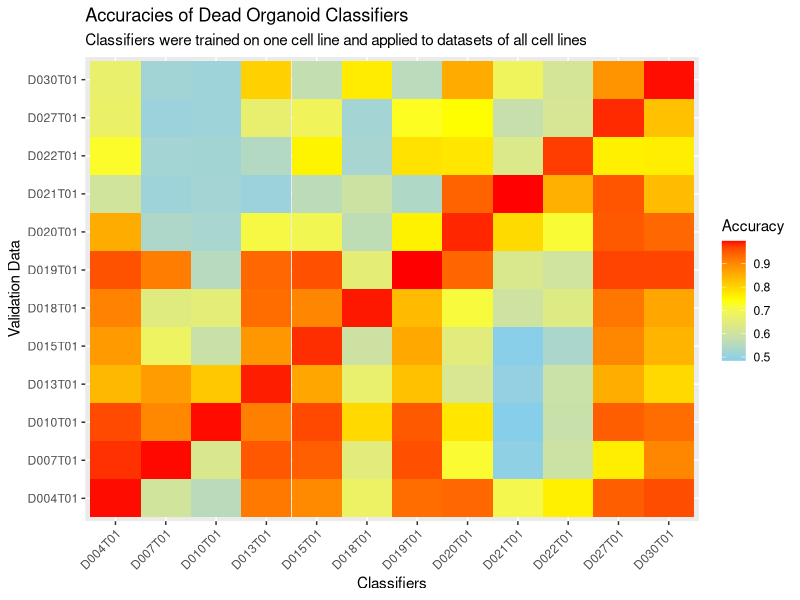
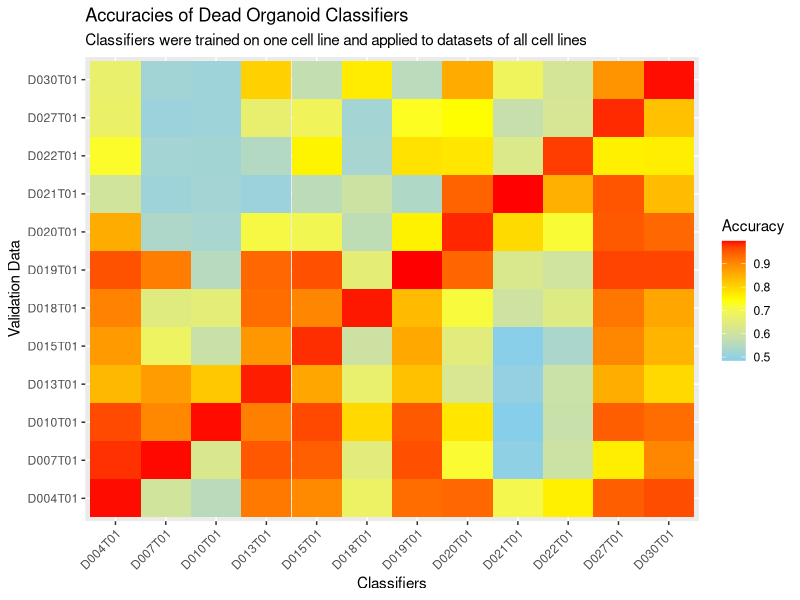

The R source for these figures, in order:
library(ggplot2)
library(reshape2)

dat = read.csv(
  "diagnostic_matrix.csv", header = TRUE, comment.char = "#", 
  row.names = "CLASSIFIER_DATA")
# rownames(dat) = paste0(rownames(dat), "_clf")
# colnames(dat) = paste0(colnames(dat), "_data")

dat = as.data.frame(as.table(as.matrix(dat)))
colnames(dat) = c("Classifiers", "Val.Data", "Accuracy")

p = ggplot(data = dat) + geom_tile(aes(x = Classifiers, y = Val.Data, fill = Accuracy)) + 
  scale_fill_gradientn(colors=c("skyblue","yellow","red")) + 
  xlab("Classifiers") + ylab("Validation Data") + 
  ggtitle(
    "Accuracies of Dead Organoid Classifiers", 
    subtitle = "Classifiers were trained on one cell line and applied to datasets of all cell lines") + 
  theme(axis.text.x = element_text(angle = 45, hjust = 1))

plot(p)
ggsave("diagnostic_matrix.png", width = 6, height = 6)
